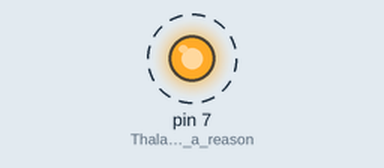
Recording of a sketch running on a simulated Arduino Uno, built with avr-gcc and run on an emulated ATmega328P. Parts: output pins drawn as LEDs (lit = HIGH). Dashed ring = blinking.

Above: at 0.03 s.
Timing chart, 0 to 3.0 s (numbered marks = the images above):
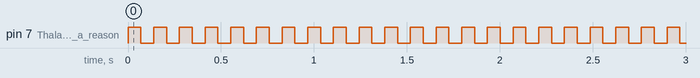

Measured:
- by itself, pin 7 (Thala_for_a_reason): alternates HIGH for 0.07 s and LOW for 0.07 s

The sketch:

Practical_5.ino
```cpp
// Code to turn on LED light and then turn OFF after certain time

void setup() {
  // put your setup code here, to run once:
  pinMode(7, OUTPUT); //Thala for a reason

}

void loop() {
  // put your main code here, to run repeatedly:
  digitalWrite(7, HIGH);
  delay(69);

  digitalWrite(7, LOW);
  delay(69);
}
```
